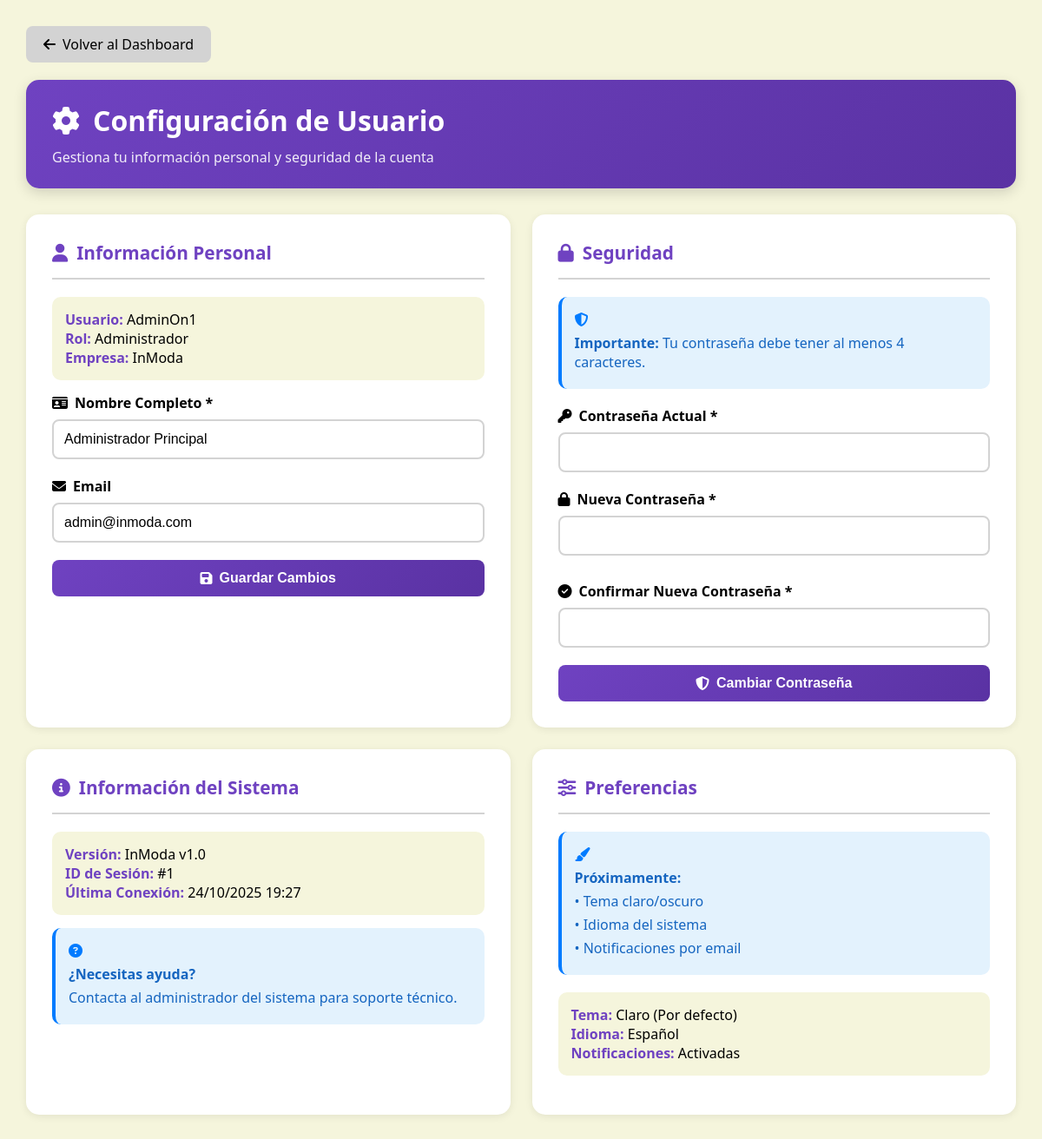
Screenshot of /modules/configuracion.php (signed in) with the database file from the repository.
### tables this page shows
CREATE TABLE `usuarios` (
  `id` int(11) NOT NULL,
  `nombre` varchar(100) NOT NULL,
  `usuario` varchar(50) NOT NULL,
  `email` varchar(100) DEFAULT NULL,
  `clave` varchar(255) NOT NULL,
  `rol` enum('Administrador','Vendedor') NOT NULL DEFAULT 'Vendedor',
  `empresa` varchar(100) DEFAULT 'InModa',
  `estado` enum('Activo','Inactivo') NOT NULL DEFAULT 'Activo',
  `fecha_registro` timestamp NOT NULL DEFAULT current_timestamp()
);

### modules/configuracion.php (the view, shortened to what this page needs)
<?php
require_once "../config/conexion.php";
$usuario = $_SESSION['usuario'] ?? 'Usuario';
$rol = $_SESSION['rol'] ?? 'Vendedor';
$empresa = $_SESSION['empresa'] ?? 'InModa';
$user_id = $_SESSION['user_id'];
$usuario_data = [
    'nombre' => $usuario,
    'email' => '',
    'usuario' => $usuario
];
try {
    $stmt = $mysqli->prepare("SELECT nombre, usuario, email FROM usuarios WHERE id = ?");
    $stmt->bind_param("i", $user_id);
    $stmt->execute();
    $result = $stmt->get_result();
    if ($row = $result->fetch_assoc()) {
        $usuario_data = $row;
    }
} catch (Exception $e) {
}
?>
<!DOCTYPE html>
<html lang="es">
<head>
    <link rel="stylesheet" href="https://cdnjs.cloudflare.com/ajax/libs/font-awesome/6.5.0/css/all.min.css">
</head>
<body>
<div class="config-container">
    <a href="../index.php" class="btn-back">
        <i class="fas fa-arrow-left"></i> Volver al Dashboard
    </a>
    <div class="page-header">
        <h1><i class="fas fa-cog"></i> Configuración de Usuario</h1>
        <p>Gestiona tu información personal y seguridad de la cuenta</p>
    </div>
    <div class="config-grid">
        <div class="config-card">
            <h3><i class="fas fa-user"></i> Información Personal</h3>
            <div class="user-info-display">
                <p><strong>Usuario:</strong> <?= htmlspecialchars($usuario_data['usuario']) ?></p>
                <p><strong>Rol:</strong> <?= htmlspecialchars($rol) ?></p>
                <p><strong>Empresa:</strong> <?= htmlspecialchars($empresa) ?></p>
            </div>
            <form method="POST">
                <div class="form-group">
                    <label><i class="fas fa-id-card"></i> Nombre Completo *</label>
                    <input type="text" name="nombre" value="<?= htmlspecialchars($usuario_data['nombre']) ?>" required>
                </div>
                <div class="form-group">
                    <label><i class="fas fa-envelope"></i> Email</label>
                    <input type="email" name="email" value="<?= htmlspecialchars($usuario_data['email']) ?>" placeholder="correo@ejemplo.com">
                </div>
                <button type="submit" name="actualizar_info" class="btn-submit">
                    <i class="fas fa-save"></i> Guardar Cambios
                </button>
            </form>
        </div>
        <div class="config-card">
            <h3><i class="fas fa-lock"></i> Seguridad</h3>
            <div class="info-box">
                <i class="fas fa-shield-alt"></i>
                <p><strong>Importante:</strong> Tu contraseña debe tener al menos 4 caracteres.</p>
            </div>
            <form method="POST" id="passwordForm">
                <div class="form-group">
                    <label><i class="fas fa-key"></i> Contraseña Actual *</label>
                    <input type="password" name="password_actual" id="passwordActual" required>
                </div>
                <div class="form-group">
                    <label><i class="fas fa-lock"></i> Nueva Contraseña *</label>
                    <input type="password" name="password_nueva" id="passwordNueva" required>
                    <div class="password-strength" id="passwordStrength"></div>
                </div>
                <div class="form-group">
                    <label><i class="fas fa-check-circle"></i> Confirmar Nueva Contraseña *</label>
                    <input type="password" name="password_confirmar" id="passwordConfirmar" required>
                </div>
                <button type="submit" name="cambiar_password" class="btn-submit">
                    <i class="fas fa-shield-alt"></i> Cambiar Contraseña
                </button>
            </form>
        </div>
        <div class="config-card">
            <h3><i class="fas fa-info-circle"></i> Información del Sistema</h3>
            <div class="user-info-display">
                <p><strong>Versión:</strong> InModa v1.0</p>
                <p><strong>ID de Sesión:</strong> #<?= $user_id ?></p>
                <p><strong>Última Conexión:</strong> <?= date('d/m/Y H:i') ?></p>
            </div>
            <div class="info-box">
                <i class="fas fa-question-circle"></i>
                <p><strong>¿Necesitas ayuda?</strong></p>
                <p>Contacta al administrador del sistema para soporte técnico.</p>
            </div>
        </div>
        <div class="config-card">
            <h3><i class="fas fa-sliders-h"></i> Preferencias</h3>
            <div class="info-box">
                <i class="fas fa-paint-brush"></i>
                <p><strong>Próximamente:</strong></p>
                <p>• Tema claro/oscuro</p>
                <p>• Idioma del sistema</p>
                <p>• Notificaciones por email</p>
            </div>
            <div class="user-info-display">
                <p><strong>Tema:</strong> Claro (Por defecto)</p>
                <p><strong>Idioma:</strong> Español</p>
                <p><strong>Notificaciones:</strong> Activadas</p>
            </div>
        </div>
    </div>
</div>
</body>
</html>

### modules/configuracion.php (style rules this page uses)
:root { --color-primary-blue: #007bff; --color-background-main: #f5f5dc; --color-secondary-grey: #d3d3d3; --color-text-black: #000000; --color-white: #FFFFFF; --color-light-grey-text: #666666; --color-hover-grey: #bfbfbf; --color-green: #28a745; --color-red: #dc3545; }
* { margin: 0; padding: 0; box-sizing: border-box; }
body { font-family: 'Segoe UI', Tahoma, Geneva, Verdana, sans-serif; background-color: var(--color-background-main); overflow-y: auto; }
.config-container { padding: 30px; min-height: 100vh; max-width: 1200px; margin: 0 auto; }
.btn-back { background: var(--color-secondary-grey); color: var(--color-text-black); padding: 10px 20px; border: none; border-radius: 8px; cursor: pointer; text-decoration: none; display: inline-flex; align-items: center; gap: 8px; margin-bottom: 20px; transition: all 0.3s ease; font-weight: 500; }
.page-header { background: linear-gradient(135deg, #6f42c1, #5a32a3); color: white; padding: 25px 30px; border-radius: 15px; margin-bottom: 30px; box-shadow: 0 5px 15px rgba(0,0,0,0.15); }
.page-header h1 { margin: 0; font-size: 2em; display: flex; align-items: center; gap: 15px; }
.page-header p { margin: 10px 0 0 0; opacity: 0.9; }
.config-grid { display: grid; grid-template-columns: repeat(auto-fit, minmax(450px, 1fr)); gap: 25px; }
.config-card { background: white; padding: 30px; border-radius: 15px; box-shadow: 0 2px 10px rgba(0,0,0,0.08); transition: all 0.3s ease; }
.config-card h3 { margin: 0 0 20px 0; font-size: 1.3em; color: #6f42c1; display: flex; align-items: center; gap: 10px; padding-bottom: 15px; border-bottom: 2px solid var(--color-secondary-grey); }
.form-group { margin-bottom: 20px; }
.form-group label { display: block; margin-bottom: 8px; font-weight: 600; color: var(--color-text-black); display: flex; align-items: center; gap: 8px; }
.form-group input, .form-group select { width: 100%; padding: 12px; border: 2px solid var(--color-secondary-grey); border-radius: 8px; font-size: 1em; transition: all 0.3s ease; }
.btn-submit { background: linear-gradient(135deg, #6f42c1, #5a32a3); color: white; border: none; padding: 12px 30px; border-radius: 8px; cursor: pointer; font-size: 1em; font-weight: 600; transition: all 0.3s ease; display: inline-flex; align-items: center; gap: 8px; width: 100%; justify-content: center; }
.info-box { background: #e3f2fd; padding: 15px; border-radius: 10px; margin-bottom: 20px; border-left: 4px solid var(--color-primary-blue); }
.info-box i { color: var(--color-primary-blue); margin-right: 10px; }
.info-box p { margin: 5px 0; color: #1565c0; }
.user-info-display { background: var(--color-background-main); padding: 15px; border-radius: 10px; margin-bottom: 15px; }
.user-info-display strong { color: #6f42c1; }
.password-strength { height: 5px; border-radius: 3px; margin-top: 5px; transition: all 0.3s ease; }

### rows the page displays
usuarios: usuario "AdminOn1", nombre "Administrador Principal", email "admin@inmoda.com"

### other values shown
$rol "Administrador"
$empresa "InModa"
$user_id "1"
